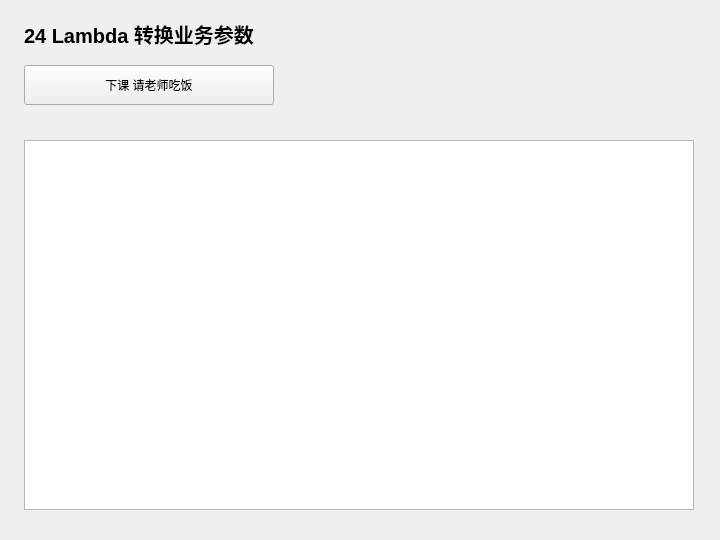
<?xml version="1.0" encoding="UTF-8"?>
<ui version="4.0">
 <class>Widget</class>
 <widget class="QWidget" name="Widget">
  <property name="geometry">
   <rect>
    <x>0</x>
    <y>0</y>
    <width>720</width>
    <height>540</height>
   </rect>
  </property>
  <property name="windowTitle">
   <string>24 Lambda 转换业务参数</string>
  </property>
  <widget class="QLabel" name="headingLabel">
   <property name="geometry">
    <rect>
     <x>24</x>
     <y>18</y>
     <width>670</width>
     <height>32</height>
    </rect>
   </property>
   <property name="text">
    <string>24 Lambda 转换业务参数</string>
   </property>
   <property name="font">
    <font>
     <pointsize>15</pointsize>
     <bold>true</bold>
    </font>
   </property>
  </widget>
  <widget class="QPlainTextEdit" name="outputEdit">
   <property name="geometry">
    <rect>
     <x>24</x>
     <y>140</y>
     <width>670</width>
     <height>370</height>
    </rect>
   </property>
   <property name="readOnly">
    <bool>true</bool>
   </property>
  </widget>
  <widget class="QPushButton" name="runButton">
   <property name="geometry">
    <rect>
     <x>24</x>
     <y>65</y>
     <width>250</width>
     <height>40</height>
    </rect>
   </property>
   <property name="text">
    <string>下课 请老师吃饭</string>
   </property>
  </widget>
 </widget>
 <resources />
 <connections />
</ui>
